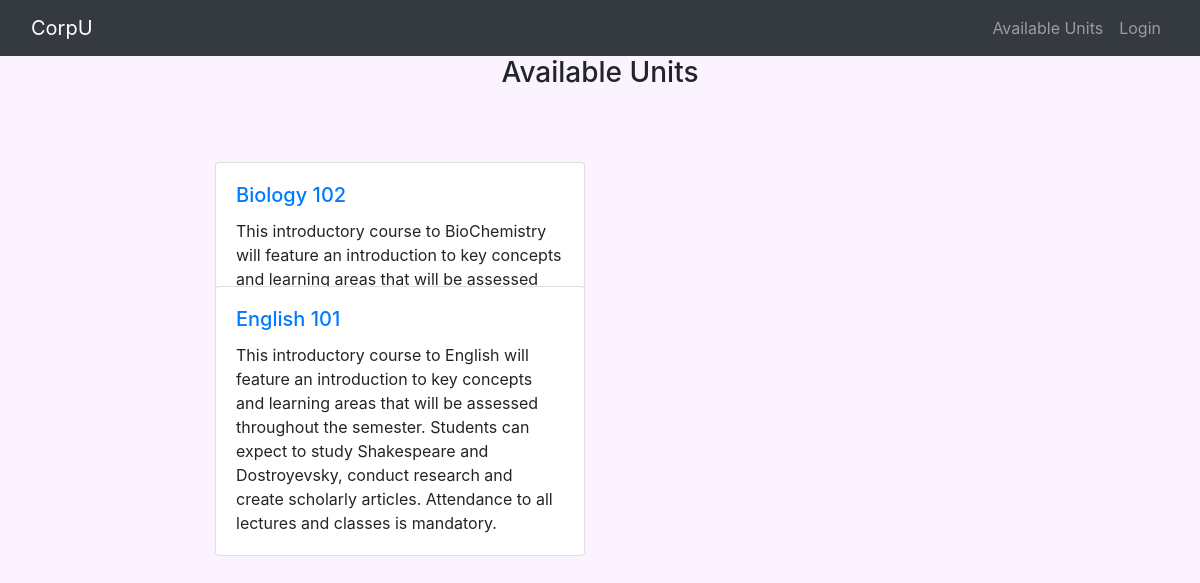
/units.php, run on the app's committed database.
### tables this page shows
CREATE TABLE `unit` (
  `unitCode` varchar(20) NOT NULL,
  `unitName` varchar(255) NOT NULL,
  `vacancyStatus` varchar(255) DEFAULT NULL,
  `courseCode` varchar(20) NOT NULL,
  `unit_description` varchar(10000) DEFAULT NULL
);

### units.php (the view, shortened to what this page needs)
<!DOCTYPE html>
<html lang="en">
<head>
    <link rel="stylesheet" href="https://cdn.jsdelivr.net/npm/bootstrap@4.6.2/dist/css/bootstrap.min.css">
    <link rel="stylesheet" href="style/unit.css">
</head>
<body>
<?php
    include 'generateNav.php';
    $nav = generateNav();
    echo $nav;
?>
<?php
    require_once('utilities.php');
    $sql = "SELECT * FROM unit WHERE vacancyStatus='true' ";
    $results = $mysqli->query($sql);
    if (!$results) {
        echo "Error: Our query failed to execute and here is why: " . PHP_EOL;
        echo "Query: " . $sql . PHP_EOL;
        echo "Errno: " . $mysqli->errno . PHP_EOL;
        echo "Error: " . $mysqli->error . PHP_EOL;
        exit;
    } else {
        $row = 0;
        $availableUnits = '';
        while ($data = $results->fetch_object()) {
            $classes = ($row++ % 2 == 0) ? 'even' : 'odd';
            if (isset($_SESSION['isLoggedIn']) and $_SESSION['isLoggedIn']===true) {
                $applicantID = $_SESSION['userID'];
                $unitCode = $data->unitCode;
                $sql = "SELECT * FROM preferences WHERE unitCode='$unitCode' and userID='$applicantID' ";
                $classResults = $mysqli->query($sql);
                if ($classResults->num_rows == 0){
                    $availableUnits .= <<<EOD
                    <div class="col-md-12">
                        <div class="card myCard">
                        <div class="card-body">
                            <h5 class="card-title"><a href="unit_details.php?unitCode={$data->unitCode}">{$data->unitName}</a></h5>
                            <p class="card-text">{$data->unit_description}</p>
                            <a href="class_preferences_edit.php?applicantID={$applicantID}&unitCode={$data->unitCode}&edit=0" class="btn butt_out">Select Unit</a>
                        </div>
                        </div>
                    </div>
EOD;
                } else {
                    $availableUnits .= <<<EOD
                    <div class="col-md-12 {$classes}">
                        <div class="card myCard">
                        <div class="card-body">
                        <h5 class="card-title"><a href="unit_details.php?unitCode={$data->unitCode}">{$data->unitName}</a></h5>
                            <p class="card-text">{$data->unit_description}</p>
                            <a href="class_preferences_view.php?applicantID={$applicantID}&unitCode={$unitCode}&view=1" class="btn butt_out">View</a>
                        </div>
                        </div>
                    </div>
EOD;
                };
            } else {
                $availableUnits .= <<<EOD
                <div class="row mt-4">
                <div class="col-md-6">
                    <div class="card">
                    <div class="card-body">
                        <h5 class="card-title"><a href="unit_details.php?unitCode={$data->unitCode}">{$data->unitName}</a></h5>
                        <p class="card-text">{$data->unit_description}</p>
                    </div>
                    </div>
                </div>
                </div>
EOD;
            };
        };
        if (isset($_SESSION['isLoggedIn']) and $_SESSION['isLoggedIn']===true) {
            if (isset($_SESSION['userRole']) and $_SESSION['userRole']==='staff'){
                $staffEdit .= <<<EOD
            <button class="btn butt_out" onclick="window.location.href='units_edit.php' ">Edit Units</button>
EOD;
            }
            echo <<<EOD
            <div class="container mt-5">
            <div class="container-fluid d-flex justify-content-center">
            <h3 class="text-center mb-5">Available Units</h3>
            </div>
                {$availableUnits}
                <div class="container-fluid d-flex justify-content-center">
                {$staffEdit}
                </div>
            </div>
EOD;
        } else {
            echo <<<EOD
            <div class="container mt-auto">
            <div class="container-fluid d-flex justify-content-center">
            <h3 class="text-center mb-5">Available Units</h3>
            </div>
                    {$availableUnits}
                </div>
    EOD;
        }
    }
?>
</body>
</html>

### style/unit.css (style rules this page uses)
* { margin:0; padding:0; box-sizing:border-box; }
body { background: #fbf3ff; }
.container { position: relative; max-width: 800px; height: 100px; margin-bottom: 50px; margin-top: 20px; }
.row { height: 100%; }

### data on the page
unit: unitName "Biology 102", unit_description "This introductory course to BioChemistry will feature an introduction to key concepts and learning areas that will be assessed…"
unit: unitName "English 101", unit_description "This introductory course to English will feature an introduction to key concepts and learning areas that will be assessed throughout the semester. Students can expect to study Shakespeare and Dostroyevsky, conduct research and create scholarly articles. Attendance to all lectures and classes is mandatory."
